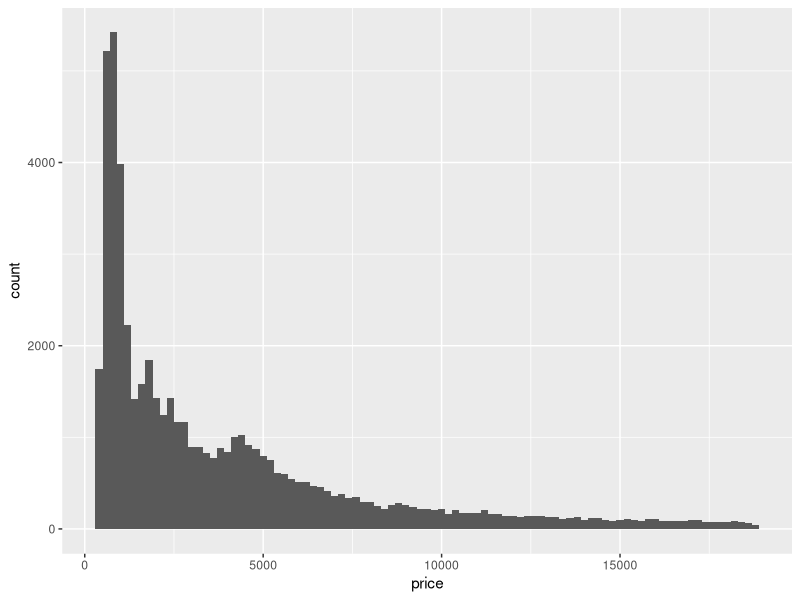
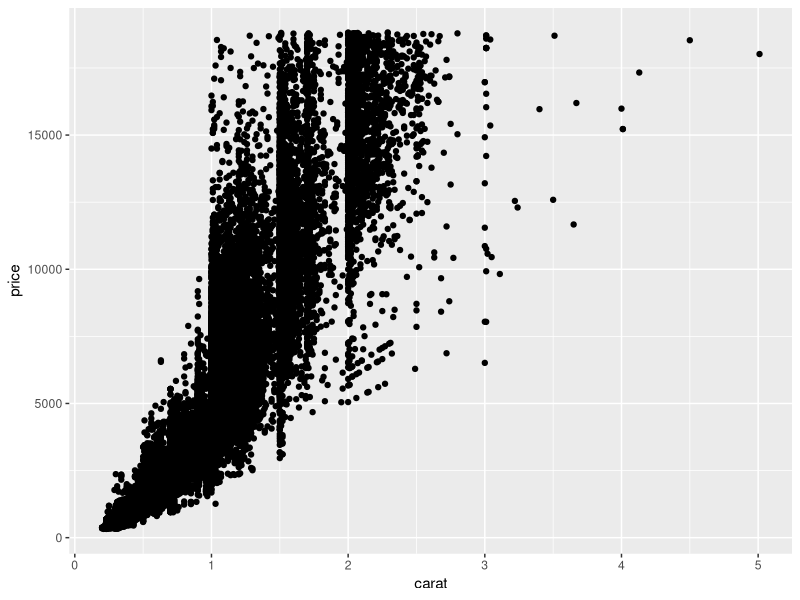
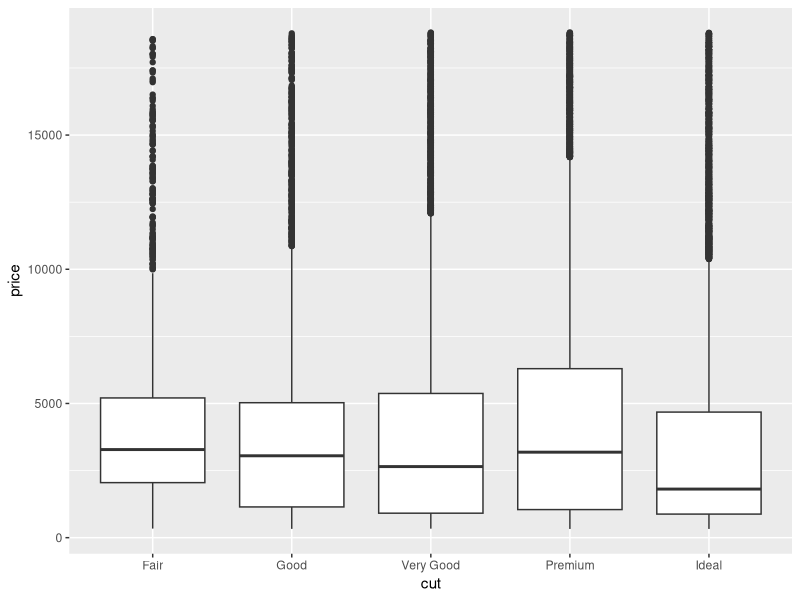
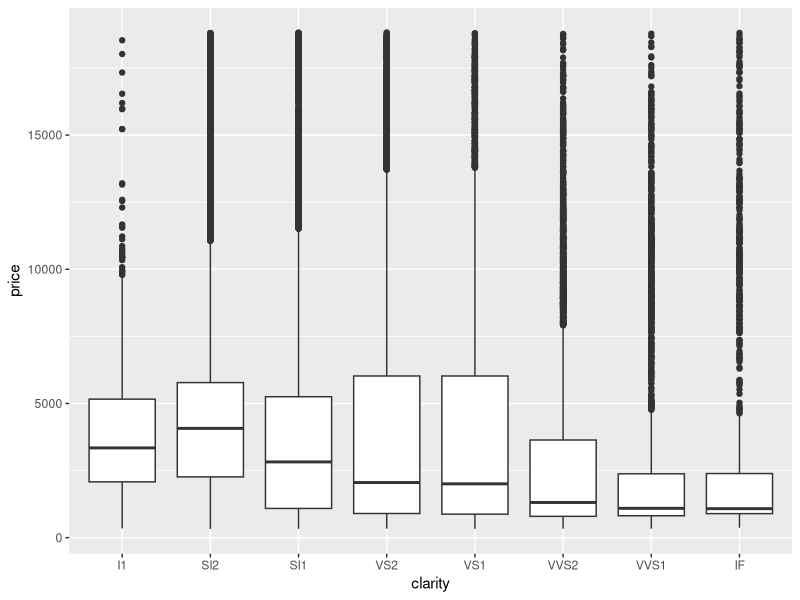
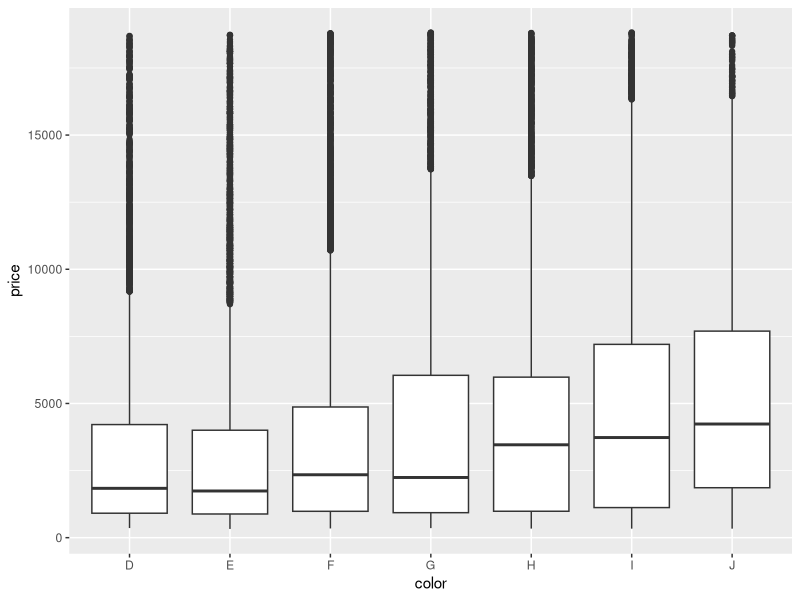
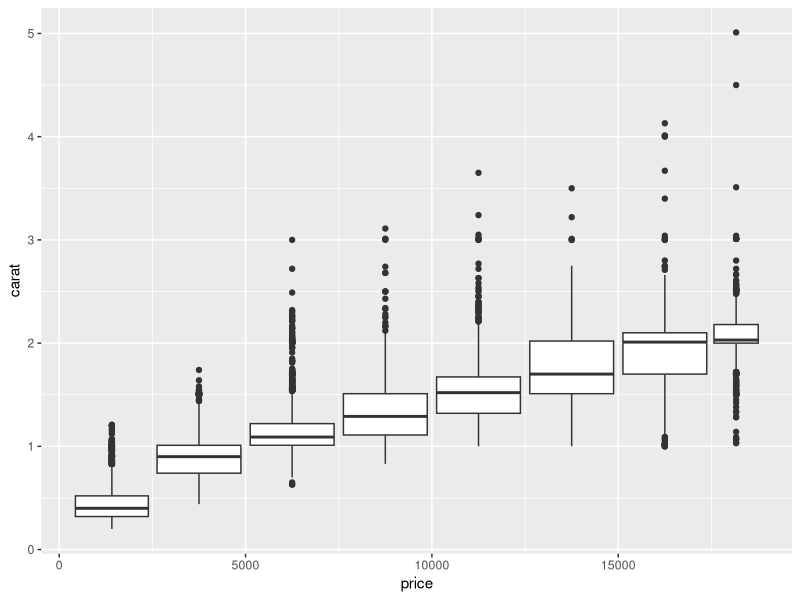
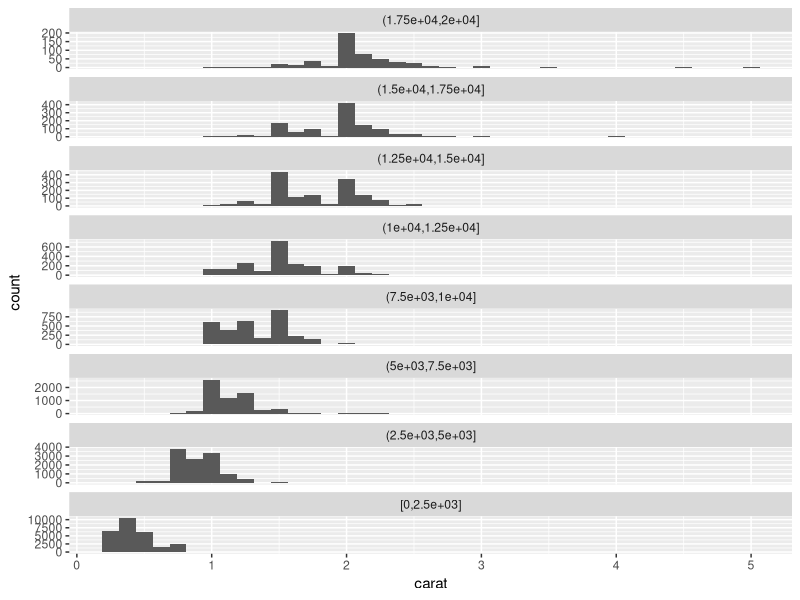

Recreate these plots in R, in order.
library(tidyverse)

#Question 1: Explore the distribution of price. Do you discover anything unusual or surprising? (Hint: Carefully think about the binwidth and make sure you try a wide range of values.)

ggplot(data=diamonds) +
  geom_histogram(mapping = aes(x=price),binwidth = 200)
# The distribution of price is highly skewed to the right. While majority of the prices are distributed around $1000 (as a peak in the distribution), a long but thin tail of higher prices extending all the way beyond $15000.


#Question 2: Which of the 4Cs (carat, cut, clarity, color) is most important for predicting the price of a diamond?
ggplot(data=diamonds,aes(x=carat,y=price))+
  geom_point()
# A positive relationship between carat and price can be observed with scatterplot.

ggplot(data=diamonds)+
  geom_boxplot(mapping = aes(x=cut, y=price))

ggplot(data=diamonds)+
  geom_boxplot(mapping = aes(x=clarity, y=price))

ggplot(data=diamonds)+
  geom_boxplot(mapping = aes(x=color, y=price))
# Relationship between cut, clarity and color with price can be explored with boxplots. For cut, across levels from fair to ideal, the distributions of price are similar to one and another, with median price around $2500, interquartile range from $1250 tp $5000 and long tail extending to prices beyond $15000. For clarity, diamond with levels of I1, SI2 and SI1 generally have higher median price around $3250, levels of VS2 and VS1 have median price around $2000, and levels of VVS2, VVS1 and IF have relatively lower median prices around $1250; the distributions of price across different clarity levels are similar, with a long tail extending to prices beyond $15000. For color, diamond with color levels of D and E generally have lowest median price around $2000, color levels of F and G have median price around $2500, and color levels of H, I and J have relatively higher median prices around $3500; the distributions of price across different color levels are generally similar, with a long tail extending to prices beyond $15000; but interquartile ranges of color levels of G,H,I and J are relatively larger. Thus, probably carat has the strongest power to predict price of a diamond.


#Question 3: Plot the distribution of carat across various price bins using the geom_boxplot() and geom_histogram() functions. For the latter, leverage the facet_wrap() function.

ggplot(data= diamonds,mapping = aes(x = price, y = carat)) +
  geom_boxplot(
    mapping = aes(group = price %>% cut_width(width = 2500, center = 1250)))

diamonds %>%
  mutate(
    price_binned = price %>% 
      cut_width(width = 2500, center = 1250) %>% 
      fct_relevel(rev)
  ) %>% 
  ggplot(mapping = aes(x = carat)) +
  geom_histogram(binwidth = .125 , center = 0, show.legend = FALSE) +
  facet_wrap(~price_binned, scales = "free_y", ncol = 1)

